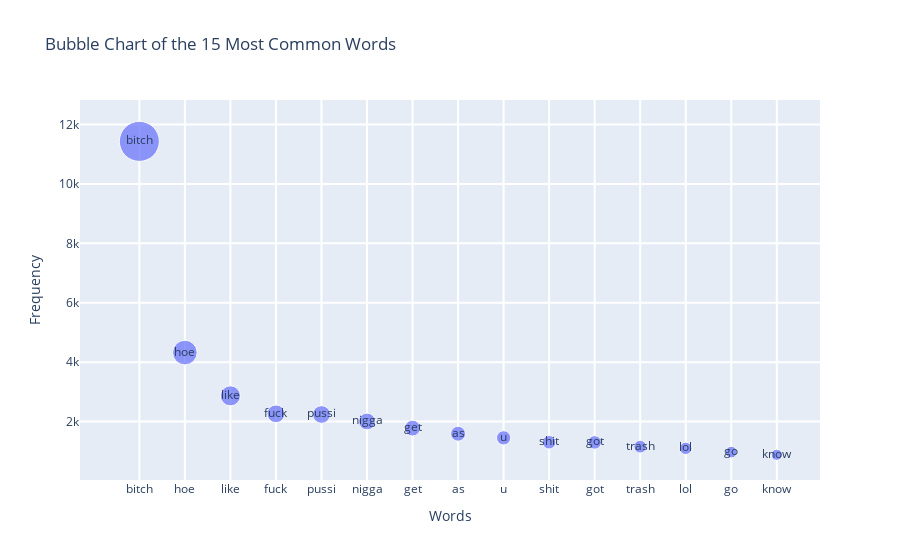

Here is the notebook cell this chart was saved with:
### Code cell
# Get the 15 most common words
most_common_words = sorted(word_freq.items(), key=lambda x: x[1], reverse=True)[:15]
words, frequencies = zip(*most_common_words)  # unzip the list of tuples

# Create a bubble chart
fig = go.Figure(data=[go.Scatter(
    x=words,
    y=frequencies,
    mode='markers+text',
    text=words,  # this will place words inside the bubbles
    marker=dict(
        size=frequencies,
        sizemode='area',
        sizeref=2.*max(frequencies)/(40.**2),
        sizemin=4
    ),
    textposition='middle center'  # this will position the words in the middle of the bubbles
)])

fig.update_layout(
    title='Bubble Chart of the 15 Most Common Words',
    xaxis=dict(
        title='Words',
        gridcolor='white',
        type='category',
        gridwidth=2,
    ),
    yaxis=dict(
        title='Frequency',
        gridcolor='white',
        gridwidth=2,
    ),
)

plt.savefig('../plots/Bubble chart of the most common words.png')

fig.show()

### Figure 1 — Plotly figure (JSON) as saved in the notebook; plotly's stock layout.template omitted (floating-point values rounded to 4 significant figures)
{"data": [{"marker": {"size": [11433, 4324, 2868, 2263, 2240, 2005, 1781, 1593, 1454, 1305, 1301, 1157, 1100, 974, 884], "sizemin": 4, "sizemode": "area", "sizeref": 14.29}, "mode": "markers+text", "text": ["bitch", "hoe", "like", "fuck", "pussi", "nigga", "get", "as", "u", "shit", "got", "trash", "lol", "go", "know"], "textposition": "middle center", "type": "scatter", "x": ["bitch", "hoe", "like", "fuck", "pussi", "nigga", "get", "as", "u", "shit", "got", "trash", "lol", "go", "know"], "y": [11433, 4324, 2868, 2263, 2240, 2005, 1781, 1593, 1454, 1305, 1301, 1157, 1100, 974, 884]}], "layout": {"title": {"text": "Bubble Chart of the 15 Most Common Words"}, "xaxis": {"gridcolor": "white", "gridwidth": 2, "title": {"text": "Words"}, "type": "category"}, "yaxis": {"gridcolor": "white", "gridwidth": 2, "title": {"text": "Frequency"}}}}
